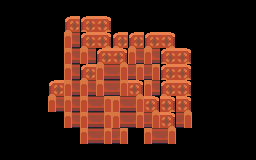

The image is a tile-based game level rendered from a .tmx file. Its description and complete source (layers, tilesets, objects, tile grids) follow:
An orthogonal 16x10 tile map with 16x16 px tiles, 2 tile layers (floor, collision_walls).

<map version="1.10" tiledversion="1.10.2" orientation="orthogonal" renderorder="right-down" width="16" height="10" tilewidth="16" tileheight="16" infinite="0" nextlayerid="3" nextobjectid="1">
 <tileset firstgid="121" source="../tilesets/TilesetLivingroom2.tsx" />
 <layer id="2" name="floor" width="16" height="10">
  <data encoding="csv">
0,0,0,0,0,0,0,0,0,0,0,0,0,0,0,0,
0,0,0,0,0,0,0,0,0,0,0,0,0,0,0,0,
0,0,0,0,0,0,0,0,0,0,0,0,0,0,0,0,
0,0,0,0,0,0,0,0,0,0,0,0,0,0,0,0,
0,0,0,0,0,0,0,0,0,0,0,0,0,0,0,0,
0,0,0,0,0,0,0,0,0,0,0,0,0,0,0,0,
0,0,0,0,0,0,0,0,0,0,0,0,0,0,0,0,
0,0,0,0,0,0,0,0,0,0,0,0,0,0,0,0,
0,0,0,0,0,0,0,0,0,0,0,0,0,0,0,0,
0,0,0,0,0,0,0,0,0,0,0,0,0,0,0,0
</data>
 </layer>
 <layer id="1" name="collision_walls" width="16" height="10">
  <data encoding="csv">
0,0,0,0,0,0,0,0,0,0,0,0,0,0,0,0,
0,0,0,0,147,147,148,0,0,0,0,0,0,0,0,0,
0,0,0,0,153,147,148,147,147,147,148,0,0,0,0,0,
0,0,0,0,153,153,147,148,153,153,147,148,0,0,0,0,
0,0,0,0,153,147,153,154,154,154,147,148,0,0,0,0,
0,0,0,147,153,153,153,154,148,153,147,148,0,0,0,0,
0,0,0,153,153,153,154,153,154,148,148,148,0,0,0,0,
0,0,0,0,153,153,154,153,154,154,148,154,0,0,0,0,
0,0,0,0,0,153,154,154,0,153,154,0,0,0,0,0,
0,0,0,0,0,0,0,0,0,0,0,0,0,0,0,0
</data>
 </layer>
</map>